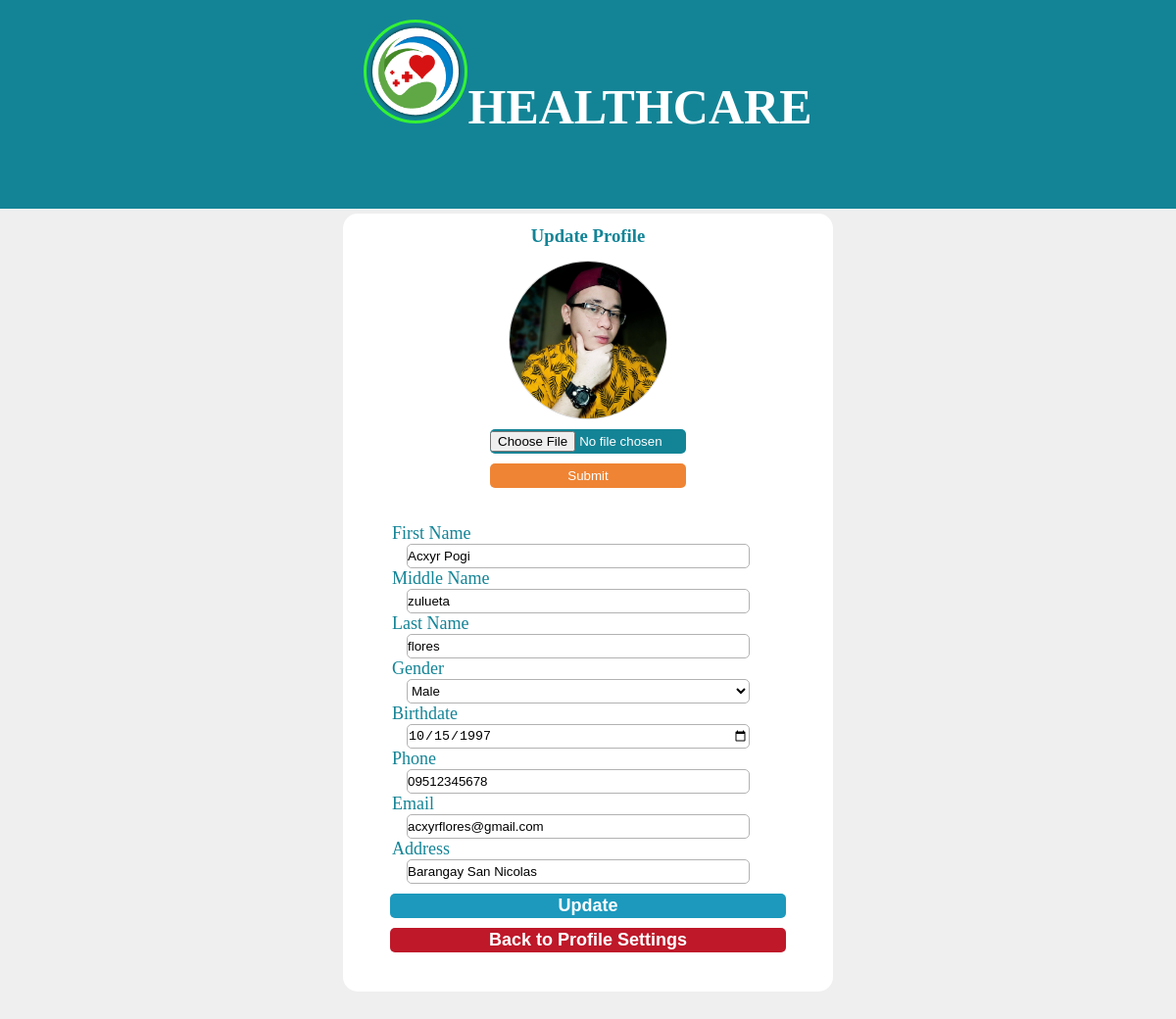
The page /patient/pupdateprofile.php (signed in) on the database its author committed.
### tables this page shows
CREATE TABLE IF NOT EXISTS `tbl_patient` (
  `patient_id` int NOT NULL AUTO_INCREMENT,
  `p_firstname` varchar(80) NOT NULL,
  `p_midname` varchar(80) NOT NULL,
  `p_lastname` varchar(80) NOT NULL,
  `p_gender` varchar(80) NOT NULL,
  `p_birthdate` date NOT NULL,
  `p_email` varchar(80) NOT NULL,
  `p_phone` varchar(11) NOT NULL,
  `p_address` varchar(80) NOT NULL,
  `p_username` varchar(80) NOT NULL,
  `p_password` varchar(80) NOT NULL,
  `p_profile` varchar(40) NOT NULL,
  PRIMARY KEY (`patient_id`)
);

### connection/patientsession.php (called while the page is built, shortened)
<?php
$session_id=$_SESSION['patient_id'];
?>

### patient/pupdateprofile.php (the view, shortened to what this page needs)
<?php
					include ("../connection/patientsession.php");
				?>
<html>
<head>
</head>
<link rel="stylesheet" type="text/css" href="../css/biginter.css">
<link rel="stylesheet" type="text/css" href="../css/background.css">
<link rel="stylesheet" type="text/css" href="../css/buttons.css">
<link rel="stylesheet" type="text/css" href="../css/panel.css">
<link rel="stylesheet" type="text/css" href="../css/scrollbar.css">
<link rel="stylesheet" type="text/css" href="../css/protected.css">
<link rel="stylesheet" type="text/css" href="../css/forimageupload.css">
<body oncontextmenu="return false;">
	<div class="header">
		<center>
			<h1 class="headerh3"><img class="clinic" src="../icons/healthcarelogo.png">Healthcare</h1>
		</center>
	</div>
	<div class="div2">
		<center>
			<h3>Update Profile</h3>
		</center>
	</div>
	<center>
		<div class="division" style="height: auto; padding-bottom: 40px;">
			<br>
					<?php
								$conn2 = new PDO('mysql:host=localhost; dbname=healthcare','root', '');
								$result = $conn2->prepare("SELECT * FROM tbl_patient WHERE patient_id ='$session_id'");
								$result->execute();
								for($i=0; $row = $result->fetch(); $i++){
								$id=$row['patient_id'];
					?>
				<?php if($row['p_profile'] != ""): ?>
					<img class="PatientProfileImage" src="../uploads/<?php echo $row['p_profile']; ?>">
				<?php else: ?>
					<img class="PatientProfileImage"src="../image/default.png"><br>
				<?php endif; ?>
		<form action="edit_PDO.php<?php echo '?patient_id='.$id; ?>" method="post" enctype="multipart/form-data">
					<input type="file" id="image" name="image" class="file" accept="image/*" required><br>
				<input type="submit" name="submit" class="updatephoto"value="Submit"><br>
			</form>
				<?php } ?>
			<form method="post" action="pupdateprofile.php">
			<?php
				include_once('../connection/connection.php');
				$displayprofile="SELECT * FROM tbl_patient WHERE patient_id ='$session_id'";
				$result=mysqli_query($conn, $displayprofile);
			?>
			<?php
		 			while ($rows=mysqli_fetch_assoc($result))
		 			{
		 	?>
				<input type="text" class="textline2" name="patient_id" id="patient_id" hidden="" value="<?php echo $rows['patient_id'];?>"><br><br>
				<label>First Name</label>
				<input type="text" class="textline2" name="p_firstname" value="<?php echo $rows['p_firstname'];?>"><br><br>
				<label>Middle Name</label>
				<input type="text" class="textline2" name="p_midname" value="<?php echo $rows['p_midname'];?>"><br><br>
				<label>Last Name</label>
				<input type="text" class="textline2" name="p_lastname" value="<?php echo $rows['p_lastname'];?>"><br><br>
				<label>Gender</label>
				<select class="textline2" name="p_gender" value="<?php echo $rows['p_gender'];?>">
					<option class="textline2" value="Male">Male</option>
				</select><br><br>
				<label>Birthdate</label>
				<input type="date" class="textline2" name="p_birthdate" value="<?php echo $rows['p_birthdate'];?>"><br><br>
				<label>Phone</label>
				<input type=" number" class="textline2" name="p_phone" value="<?php echo $rows['p_phone'];?>"><br><br>
				<label>Email</label>
				<input type="email" class="textline2" name="p_email" value="<?php echo $rows['p_email'];?>"><br><br>
				<label>Address</label>
				<input type="text" class="textline2" name="p_address" value="<?php echo $rows['p_address'];?>"><br><br>
				<button class="btndoneUpdate" name="Update" id="Update" value="Update"> Update </button>
			</form>
			<?php
		 			}
		 		?>
				<button class="bth" onclick="parent.location='pprofile.php'">Back to Profile Settings</button>
		</div>
	</center>
</body>
</html>

### css/biginter.css (style rules this page uses)
* { margin: 0; padding: 0; list-style: none; text-decoration: none; }
.header { background-color: #138496; width: auto; height: 160px; position: inherit; flex-direction: row; padding-bottom: 30px; }
.header h1, .header a { color: white; text-transform: uppercase; }
.headerh3 { color: #17FF17; padding-top: 30px; font-size: 50px; align-content: center; text-align: center; margin-bottom: 20px; background-size: cover; display: block; width: 100%; }
.clinic { height: 100px; width: 100px; border-radius: 50%; margin-top: -10px; border: 3px solid #34F234; }

### css/background.css (style rules this page uses)
body { background-color: #EFEFEF; font-family: Raleway; padding-bottom: 100px; }

### css/buttons.css (style rules this page uses)
@media screen and (min-width: 1024px) { button { font-size: 18px; } }
.division { height: auto; }
.updatephoto { background-color: #EF8434; width: 200px; margin-top: 10px; }
.division .bth { background-color: #BE1829; width: 404px; margin-top: 10px; }
.btndoneupdate { background-color: #1C99BD; width: 404px; margin-top: 10px; }

### css/panel.css (style rules this page uses)
.div2 { height: 30px; width: auto; background-color: #138496; margin-top: -15px; padding-bottom: 8px; }
h3 { color: #138496; text-decoration: none; padding-top: 55px; }
img { height: 170px; width: 170px; margin-top: 30px; border-radius: 50%; border: 1px solid #D4D4D4; }
.division { width: 500px; height: 700px; background-color: white; margin-top: 5px; border-radius: 15px; }
.division label { color: #138496; float: left; font-size: 18px; margin-left: 50px; }
.division button { height: 25px; border-radius: 5px; border: currentColor; color: white; cursor: pointer; transition: 0.3s; font-weight: bold; }
.PatientProfileImage { height: 160px; width: 160px; border-radius: 50%; }
.division .textline2 { float: right; height: 25px; width: 70%; margin-right: 85px; background:transparent; border: 1px solid #B2B2B2; color: black; border-radius: 5px; }
.division select { cursor: pointer; }

### css/protected.css (style rules this page uses)
body { -webkit-user-select: none; -moz-user-select: none; -ms-user-select: none; user-select: none; }

### css/forimageupload.css (style rules this page uses)
input[type="file"] { width: 200px; cursor: pointer; background-color: #138496; color: white; margin-top: 10px; border-radius: 5px; transition: 0.3s; padding-top: 2px; padding-bottom: 2px; }
input[type="submit"] { height: 25px; color: white; cursor: pointer; border-radius: 5px; border: currentColor; transition: 0.3s; }

### rows shown on the page
tbl_patient: p_profile (picture), p_firstname "Acxyr Pogi", p_midname "zulueta", p_lastname "flores", p_gender "Male", p_birthdate "10/15/1997", p_phone "09512345678", p_email "acxyrflores@gmail.com", p_address "Barangay San Nicolas"
